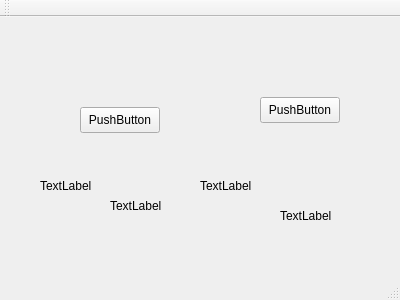
<?xml version="1.0" encoding="UTF-8"?>
<ui version="4.0">
 <class>MainWindow</class>
 <widget class="QMainWindow" name="MainWindow">
  <property name="geometry">
   <rect>
    <x>0</x>
    <y>0</y>
    <width>400</width>
    <height>300</height>
   </rect>
  </property>
  <property name="windowTitle">
   <string>MainWindow</string>
  </property>
  <widget class="QWidget" name="centralWidget">
   <widget class="QPushButton" name="pushButton">
    <property name="geometry">
     <rect>
      <x>80</x>
      <y>90</y>
      <width>80</width>
      <height>26</height>
     </rect>
    </property>
    <property name="text">
     <string>PushButton</string>
    </property>
   </widget>
   <widget class="QLabel" name="label">
    <property name="geometry">
     <rect>
      <x>40</x>
      <y>160</y>
      <width>54</width>
      <height>18</height>
     </rect>
    </property>
    <property name="text">
     <string>TextLabel</string>
    </property>
   </widget>
   <widget class="QLabel" name="label_2">
    <property name="geometry">
     <rect>
      <x>200</x>
      <y>160</y>
      <width>54</width>
      <height>18</height>
     </rect>
    </property>
    <property name="text">
     <string>TextLabel</string>
    </property>
   </widget>
   <widget class="MyButton" name="pushButton_2">
    <property name="geometry">
     <rect>
      <x>260</x>
      <y>80</y>
      <width>80</width>
      <height>26</height>
     </rect>
    </property>
    <property name="text">
     <string>PushButton</string>
    </property>
   </widget>
   <widget class="QLabel" name="label_3">
    <property name="geometry">
     <rect>
      <x>110</x>
      <y>180</y>
      <width>54</width>
      <height>18</height>
     </rect>
    </property>
    <property name="text">
     <string>TextLabel</string>
    </property>
   </widget>
   <widget class="QLabel" name="label_4">
    <property name="geometry">
     <rect>
      <x>280</x>
      <y>190</y>
      <width>54</width>
      <height>18</height>
     </rect>
    </property>
    <property name="text">
     <string>TextLabel</string>
    </property>
   </widget>
  </widget>
  <widget class="QMenuBar" name="menuBar">
   <property name="geometry">
    <rect>
     <x>0</x>
     <y>0</y>
     <width>400</width>
     <height>23</height>
    </rect>
   </property>
  </widget>
  <widget class="QToolBar" name="mainToolBar">
   <attribute name="toolBarArea">
    <enum>TopToolBarArea</enum>
   </attribute>
   <attribute name="toolBarBreak">
    <bool>false</bool>
   </attribute>
  </widget>
  <widget class="QStatusBar" name="statusBar"/>
 </widget>
 <layoutdefault spacing="6" margin="11"/>
 <customwidgets>
  <customwidget>
   <class>MyButton</class>
   <extends>QPushButton</extends>
   <header location="global">mybutton.h</header>
  </customwidget>
 </customwidgets>
 <resources/>
 <connections/>
</ui>
